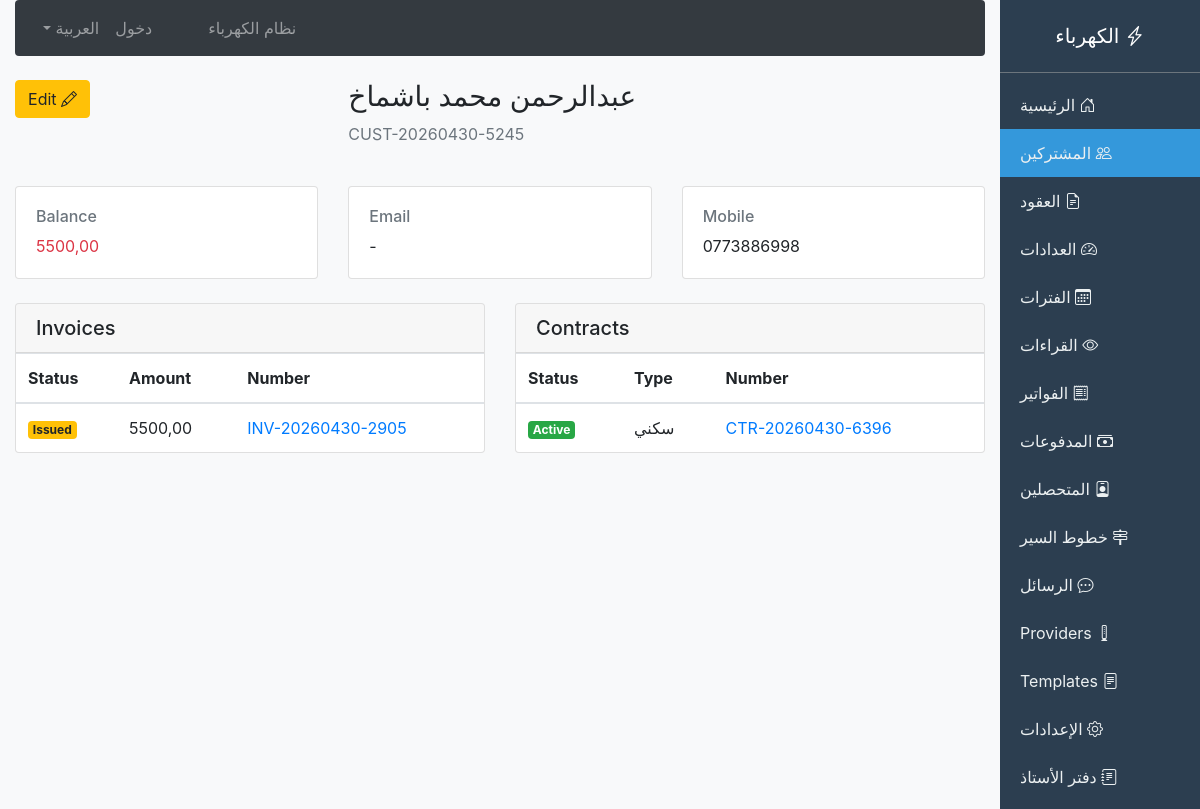
Screenshot of /billing/customers/15/ with the database file from the repository.
### billing/models.py (models this page shows, shortened)
class Customer(models.Model):
    customer_number = models.CharField(max_length=50, unique=True, blank=True, default='')
    full_name_ar = models.CharField(max_length=150)
    full_name_en = models.CharField(max_length=150, blank=True, default='')
    national_id = models.CharField(max_length=50, blank=True, default='')
    mobile_phone = models.CharField(max_length=20, blank=True, default='')
    phone2 = models.CharField(max_length=20, blank=True, default='')
    email = models.EmailField(blank=True, default='')
    address = models.TextField(blank=True, default='')
    city = models.CharField(max_length=50, blank=True, default='')
    is_active = models.BooleanField(default=True)
    registration_date = models.DateField(auto_now_add=True)
    current_balance = models.DecimalField(max_digits=12, decimal_places=2, default=0)
    credit_limit = models.DecimalField(max_digits=12, decimal_places=2, default=0)
    notes = models.TextField(blank=True, default='')
    created_at = models.DateTimeField(auto_now_add=True)

class Contract(models.Model):
    class ContractStatus(models.TextChoices):
        ACTIVE = 'active', 'Active'
        SUSPENDED = 'suspended', 'Suspended'
        TERMINATED = 'terminated', 'Terminated'
        EXPIRED = 'expired', 'Expired'
    contract_number = models.CharField(max_length=50, unique=True, blank=True)
    customer = models.ForeignKey(Customer, on_delete=models.CASCADE, related_name='contracts')
    type = models.ForeignKey(SubscriptionType, on_delete=models.CASCADE)
    start_date = models.DateField(null=True, blank=True)
    end_date = models.DateField(null=True, blank=True)
    contract_status = models.CharField(max_length=20, choices=ContractStatus.choices, default=ContractStatus.ACTIVE)
    connection_load = models.DecimalField(max_digits=10, decimal_places=2, default=0, verbose_name='Connection Load (kW)')
    deposit_amount = models.DecimalField(max_digits=10, decimal_places=2, default=0)
    notes = models.TextField(blank=True, default='')
    created_by = models.ForeignKey(User, on_delete=models.SET_NULL, null=True, blank=True)
    created_at = models.DateTimeField(auto_now_add=True)
    class Meta:
        ordering = ['-created_at']

class SubscriptionType(models.Model):
    name_ar = models.CharField(max_length=100)
    name_en = models.CharField(max_length=100, blank=True)
    description = models.TextField(blank=True)
    is_active = models.BooleanField(default=True)
    created_at = models.DateTimeField(auto_now_add=True)
    class Meta:
        verbose_name = 'Subscription Type'
        verbose_name_plural = 'Subscription Types'

class Invoice(models.Model):
    class InvoiceStatus(models.TextChoices):
        DRAFT = 'draft', 'Draft'
        ISSUED = 'issued', 'Issued'
        PAID = 'paid', 'Paid'
        PARTIALLY_PAID = 'partially_paid', 'Partially Paid'
        OVERDUE = 'overdue', 'Overdue'
        CANCELLED = 'cancelled', 'Cancelled'
    invoice_number = models.CharField(max_length=50, unique=True)
    contract = models.ForeignKey(Contract, on_delete=models.CASCADE, related_name='invoices')
    subscription_type = models.ForeignKey('SubscriptionType', on_delete=models.SET_NULL, null=True, blank=True, related_name='invoices')
    reading = models.ForeignKey(MeterReading, on_delete=models.SET_NULL, null=True, blank=True)
    issue_date = models.DateField()
    due_date = models.DateField()
    total_amount = models.DecimalField(max_digits=12, decimal_places=2)
    previous_indebtedness = models.DecimalField(max_digits=12, decimal_places=2, default=0)
    paid_amount = models.DecimalField(max_digits=12, decimal_places=2, default=0)
    invoice_status = models.CharField(max_length=20, choices=InvoiceStatus.choices, default=InvoiceStatus.ISSUED)
    penalty_amount = models.DecimalField(max_digits=10, decimal_places=2, default=0)
    period = models.ForeignKey(BillingPeriod, on_delete=models.SET_NULL, null=True, blank=True, related_name='invoices')
    notes = models.TextField(blank=True)
    created_at = models.DateTimeField(auto_now_add=True)
    class Meta:
        ordering = ['-issue_date']

### billing/views.py (the view)
# urls.py: path('customers/<int:pk>/', views.customer_detail, name='customer_detail'),
def customer_detail(request, pk):
    customer = get_object_or_404(Customer, pk=pk)
    contracts = customer.contracts.select_related('type').all()
    invoices = Invoice.objects.filter(contract__customer=customer).order_by('-created_at')[:10]
    payments = Payment.objects.filter(customer=customer).order_by('-payment_date')[:10]
    ledger = BalanceLedger.objects.filter(customer=customer).order_by('-transaction_date')[:20]
    return render(request, 'billing/customer_detail.html', {
        'customer': customer,
        'contracts': contracts,
        'invoices': invoices,
        'payments': payments,
        'ledger': ledger,
    })

### billing/context_processors.py (called while the page is built)
def language_context(request):
    lang = getattr(request, 'session', {}).get('django_language', 'ar')
    if not lang:
        lang = 'ar'
    return {
        'LANGUAGE_CODE': lang,
        'LANGUAGE_NAME': 'العربية' if lang == 'ar' else 'English'
    }

### templates/billing/customer_detail.html (shortened to what this page needs)
{% extends 'billing/base.html' %}
{% block content %}
<div class="row mb-4">
    <div class="col-md-8">
        <h3>{{ customer.full_name_ar }}</h3>
        <p class="text-muted">{{ customer.customer_number }}</p>
    </div>
    <div class="col-md-4 text-left">
        <a href="{% url 'customer_update' customer.id %}" class="btn btn-warning">
            <i class="bi bi-pencil"></i> Edit
        </a>
    </div>
</div>
<div class="row mb-4">
    <div class="col-md-4">
        <div class="card">
            <div class="card-body">
                <h6 class="text-muted">Mobile</h6>
                <p class="mb-0">{{ customer.mobile_phone }}</p>
            </div>
        </div>
    </div>
    <div class="col-md-4">
        <div class="card">
            <div class="card-body">
                <h6 class="text-muted">Email</h6>
                <p class="mb-0">{{ customer.email|default:"-" }}</p>
            </div>
        </div>
    </div>
    <div class="col-md-4">
        <div class="card">
            <div class="card-body">
                <h6 class="text-muted">Balance</h6>
                <p class="mb-0 {% if customer.current_balance > 0 %}text-danger{% elif customer.current_balance < 0 %}text-success{% endif %}">
                    {{ customer.current_balance|floatformat:2 }}
                </p>
            </div>
        </div>
    </div>
</div>
<div class="row">
    <div class="col-md-6">
        <div class="card">
            <div class="card-header">
                <h5 class="mb-0">Contracts</h5>
            </div>
            <div class="card-body p-0">
                <table class="table mb-0">
                    <thead>
                        <tr>
                            <th>Number</th>
                            <th>Type</th>
                            <th>Status</th>
                        </tr>
                    </thead>
                    <tbody>
                        {% for contract in contracts %}
                        <tr>
                            <td><a href="{% url 'contract_detail' contract.id %}">{{ contract.contract_number }}</a></td>
                            <td>{{ contract.type.name_ar }}</td>
                            <td><span class="badge badge-{% if contract.contract_status == 'active' %}success{% else %}warning{% endif %}">{{ contract.get_contract_status_display }}</span></td>
                        </tr>
                        {% empty %}
                        <tr><td colspan="3">No contracts</td></tr>
                        {% endfor %}
                    </tbody>
                </table>
            </div>
        </div>
    </div>
    <div class="col-md-6">
        <div class="card">
            <div class="card-header">
                <h5 class="mb-0">Invoices</h5>
            </div>
            <div class="card-body p-0">
                <table class="table mb-0">
                    <thead>
                        <tr>
                            <th>Number</th>
                            <th>Amount</th>
                            <th>Status</th>
                        </tr>
                    </thead>
                    <tbody>
                        {% for invoice in invoices %}
                        <tr>
                            <td><a href="{% url 'invoice_detail' invoice.id %}">{{ invoice.invoice_number }}</a></td>
                            <td>{{ invoice.total_amount|floatformat:2 }}</td>
                            <td><span class="badge badge-{% if invoice.invoice_status == 'paid' %}success{% else %}warning{% endif %}">{{ invoice.get_invoice_status_display }}</span></td>
                        </tr>
                        {% empty %}
                        <tr><td colspan="3">No invoices</td></tr>
                        {% endfor %}
                    </tbody>
                </table>
            </div>
        </div>
    </div>
</div>
{% endblock %}

### rows the page displays
Customer: full_name_ar "عبدالرحمن محمد باشماخ", customer_number "CUST-20260430-5245", mobile_phone "0773886998", email "-", current_balance "5500,00"
Contract: contract_number "CTR-20260430-6396", type.name_ar "سكني", contract_status "Active"
Invoice: invoice_number "INV-20260430-2905", total_amount "5500,00", invoice_status "Issued"
